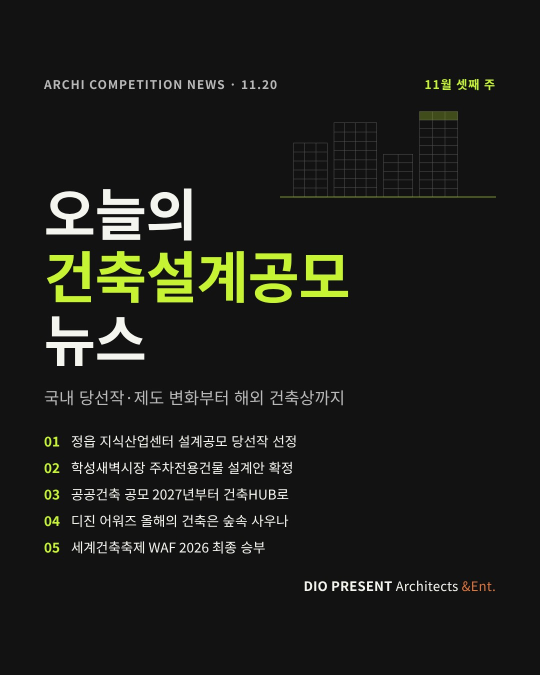
#> input picture cardnews_2026-11-20/jpg/00_표지.jpg, 1080 x 1350 px, given as the content of the folder ../cardnews_2026-11-20/jpg/00_표지.jpg, which was not available (shown at 1/2 size)
$ python prepare_backgrounds.py '../cardnews_2026-11-20/jpg/00_표지.jpg' --out out.png --images 5
#> lines starting #> are read from the running program, lines starting #| are printed output that depends on the picture
#!/usr/bin/env python3
"""'플레이리스트배경사진' 같은 폴더의 사진·영상을 릴스 배경용(세로 9:16)으로 변환한다.

- 세로 사진: 1080x1920 으로 꽉 채워 자른다.
- 가로 사진: 흐리게 꽉 채운 배경 위에 원본을 가운데 놓는다 (풍경이 잘리지 않게).
- 영상: 720x1280, 소리 없음, 최대 15초, 용량을 줄여 저장한다 (릴스 렌더 때 1080x1920 으로 키운다).
원본 폴더는 읽기만 한다. 결과 목록은 out/backgrounds.json 에 적는다.

    python3 tools/prepare_backgrounds.py "E:/앨범/DistroKid 백업/플레이리스트배경사진" \
        --out pipeline/backgrounds/tiand --images 120

의존성: Pillow, ffmpeg.
"""
from __future__ import annotations

import argparse
import hashlib
import json
import subprocess
import sys
from pathlib import Path

from PIL import Image, ImageFilter, ImageOps

W, H = 1080, 1920
IMG_EXT = {".jpg", ".jpeg", ".png", ".webp"}
VID_EXT = {".mp4", ".mov", ".m4v"}


def short_id(name: str) -> str:
    return hashlib.sha1(name.encode("utf-8")).hexdigest()[:10]


def to_portrait(src: Path, out: Path) -> str:
    im = ImageOps.exif_transpose(Image.open(src)).convert("RGB")
#> im is the input picture: PIL image 1080x1350 RGB; mean R, G, B 28.1, 29, 25
    if im.height >= im.width:
        ImageOps.fit(im, (W, H), Image.LANCZOS).save(out, quality=82, optimize=True, progressive=True)
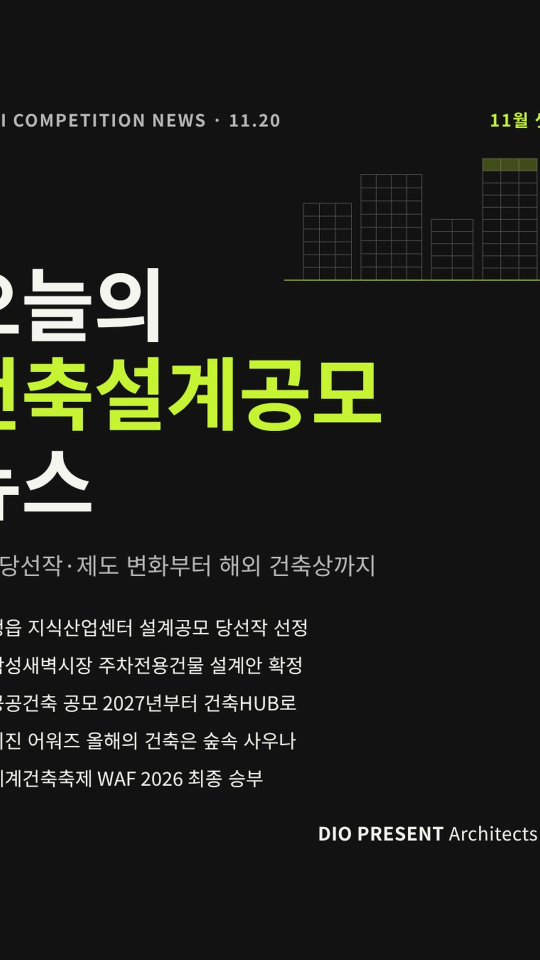
#> saved as p_c0323739fc.jpg: PIL image 1080x1920 RGB (shown at 1/2 size); mean R, G, B 29.9, 31, 26.3
        return "cover"
    bg = ImageOps.fit(im, (W // 4, H // 4), Image.LANCZOS).filter(ImageFilter.GaussianBlur(12)).resize((W, H))
    bg = Image.blend(bg, Image.new("RGB", (W, H)), 0.25)
    fg = im.resize((W, round(im.height * W / im.width)), Image.LANCZOS)
    bg.paste(fg, (0, (H - fg.height) // 2))
    bg.save(out, quality=82, optimize=True, progressive=True)
    return "blur-fill"


def to_video(src: Path, out: Path, max_sec: float = 15.0) -> None:
    subprocess.run(
        ["ffmpeg", "-v", "error", "-y", "-i", str(src), "-t", str(max_sec), "-an",
         "-vf", "scale=720:1280:force_original_aspect_ratio=increase,crop=720:1280,setsar=1,fps=30",
         "-c:v", "libx264", "-preset", "slow", "-crf", "28", "-pix_fmt", "yuv420p", "-movflags", "+faststart",
         str(out)],
        check=True,
    )


def spread(items: list, n: int | None) -> list:
    """정렬된 목록에서 n개를 고르게 뽑는다 (같은 날 찍은 비슷한 사진이 몰리지 않게)."""
    if n is None or n >= len(items):
        return items
    step = len(items) / n
    return [items[int(i * step)] for i in range(n)]


def main(argv=None) -> int:
    ap = argparse.ArgumentParser(description=__doc__, formatter_class=argparse.RawDescriptionHelpFormatter)
    ap.add_argument("src", type=Path)
    ap.add_argument("--out", type=Path, required=True)
    ap.add_argument("--images", type=int, default=None, help="사진은 이 개수만 고르게 뽑는다 (기본: 전부)")
    ap.add_argument("--videos", type=int, default=None, help="영상은 이 개수만 (기본: 전부)")
    args = ap.parse_args(argv)

    files = sorted(p for p in args.src.iterdir() if p.is_file())
    imgs = spread([p for p in files if p.suffix.lower() in IMG_EXT], args.images)
    vids = spread([p for p in files if p.suffix.lower() in VID_EXT], args.videos)
    args.out.mkdir(parents=True, exist_ok=True)
    man_path = args.out / "backgrounds.json"
    manifest = json.loads(man_path.read_text(encoding="utf-8")) if man_path.exists() else {"items": []}
    known = {i["source"]: i for i in manifest["items"]}

    for p in imgs + vids:
        if p.name in known and (args.out / known[p.name]["file"]).exists():
            continue
        is_vid = p.suffix.lower() in VID_EXT
        name = f"{'v' if is_vid else 'p'}_{short_id(p.name)}.{'mp4' if is_vid else 'jpg'}"
        try:
            if is_vid:
                to_video(p, args.out / name)
                item = {"type": "video", "file": name, "source": p.name}
            else:
                mode = to_portrait(p, args.out / name)
                item = {"type": "image", "file": name, "source": p.name, "fit": mode}
        except Exception as e:  # 깨진 파일은 건너뛴다
            print(f"건너뜀 {p.name}: {e}", file=sys.stderr)
            continue
        known[p.name] = item
        print(name, "<-", p.name)

    manifest["items"] = sorted(known.values(), key=lambda i: i["source"])
    man_path.write_text(json.dumps(manifest, ensure_ascii=False, indent=2) + "\n", encoding="utf-8")
    n_v = sum(i["type"] == "video" for i in manifest["items"])
    print(f"배경 목록: {man_path} (사진 {len(manifest['items']) - n_v}, 영상 {n_v})")
    return 0


if __name__ == "__main__":
    sys.exit(main())
#> (the program exits here)

$ run again, on cardnews_2026-11-20/jpg/04_디진어워즈.jpg
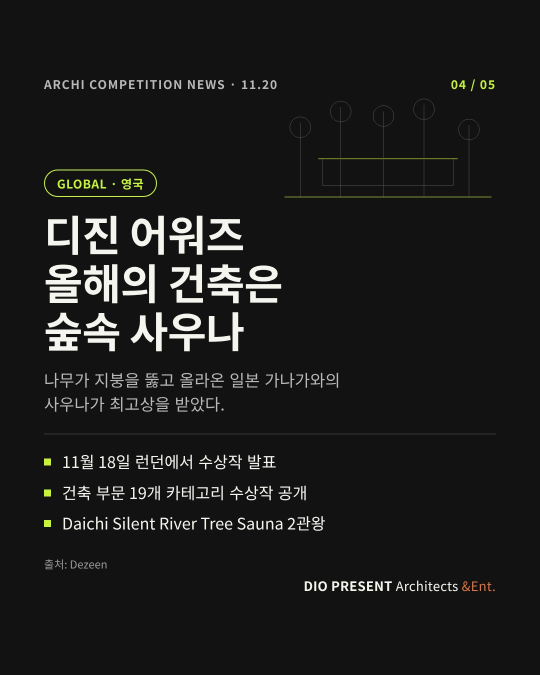
#> input picture cardnews_2026-11-20/jpg/04_디진어워즈.jpg, 1080 x 1350 px, given as the content of the folder ../cardnews_2026-11-20/jpg/04_디진어워즈.jpg, which was not available (shown at 1/2 size)
#> in to_portrait, im is the input picture: PIL image 1080x1350 RGB; mean R, G, B 27.5, 27.6, 26.9
#> in to_portrait, `ImageOps.fit(im, (W, H), Image.LANCZOS).save(out, quality=82, optimize..`:
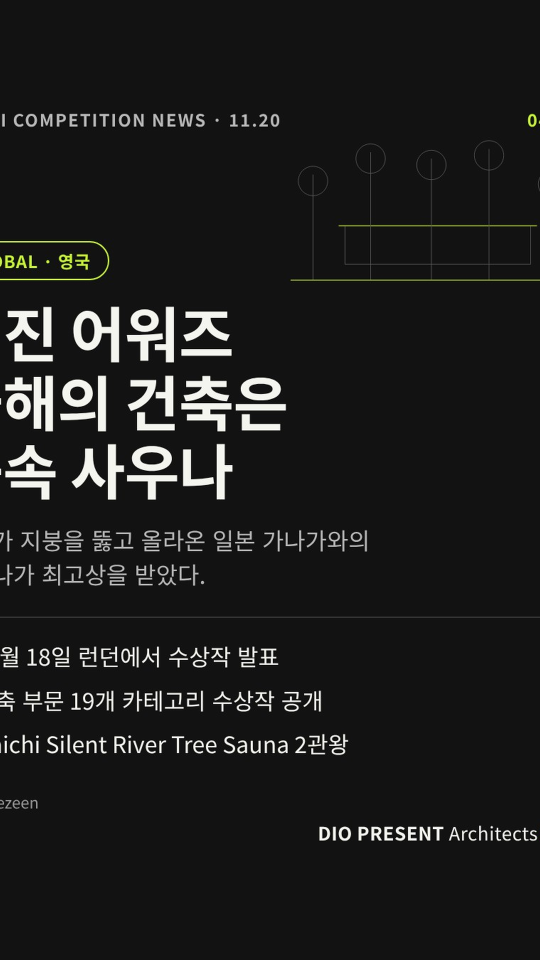
#> saved as p_2129399c28.jpg: PIL image 1080x1920 RGB (shown at 1/2 size); mean R, G, B 28.9, 29.1, 28.4
